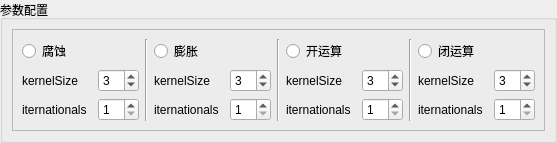
         <widget class="QWidget" name="parameter_page_5">
          <layout class="QHBoxLayout" name="horizontalLayout_7">
           <property name="spacing">
            <number>0</number>
           </property>
           <property name="leftMargin">
            <number>0</number>
           </property>
           <property name="topMargin">
            <number>0</number>
           </property>
           <property name="rightMargin">
            <number>0</number>
           </property>
           <property name="bottomMargin">
            <number>0</number>
           </property>
           <item>
            <widget class="QGroupBox" name="groupBox_5">
             <property name="title">
              <string>参数配置</string>
             </property>
             <layout class="QHBoxLayout" name="horizontalLayout_35">
              <item alignment="Qt::AlignVCenter">
               <widget class="QFrame" name="frame_9">
                <property name="frameShape">
                 <enum>QFrame::StyledPanel</enum>
                </property>
                <property name="frameShadow">
                 <enum>QFrame::Raised</enum>
                </property>
                <layout class="QHBoxLayout" name="horizontalLayout_33">
                 <item>
                  <layout class="QVBoxLayout" name="verticalLayout_36">
                   <item>
                    <widget class="QRadioButton" name="radioButton_dilate">
                     <property name="text">
                      <string>腐蚀</string>
                     </property>
                     <attribute name="buttonGroup">
                      <string notr="true">buttonGroup_4</string>
                     </attribute>
                    </widget>
                   </item>
                   <item>
                    <layout class="QGridLayout" name="gridLayout_4">
                     <item row="0" column="0">
                      <widget class="QLabel" name="label_39">
                       <property name="minimumSize">
                        <size>
                         <width>70</width>
                         <height>0</height>
                        </size>
                       </property>
                       <property name="maximumSize">
                        <size>
                         <width>70</width>
                         <height>16777215</height>
                        </size>
                       </property>
                       <property name="text">
                        <string>kernelSize</string>
                       </property>
                      </widget>
                     </item>
                     <item row="0" column="1">
                      <widget class="QSpinBox" name="spinBox_13">
                       <property name="minimum">
                        <number>1</number>
                       </property>
                       <property name="maximum">
                        <number>20</number>
                       </property>
                       <property name="value">
                        <number>3</number>
                       </property>
                      </widget>
                     </item>
                     <item row="1" column="0">
                      <widget class="QLabel" name="label_38">
                       <property name="minimumSize">
                        <size>
                         <width>70</width>
                         <height>0</height>
                        </size>
                       </property>
                       <property name="maximumSize">
                        <size>
                         <width>70</width>
                         <height>16777215</height>
                        </size>
                       </property>
                       <property name="text">
                        <string>iternationals</string>
                       </property>
                      </widget>
                     </item>
                     <item row="1" column="1">
                      <widget class="QSpinBox" name="spinBox_14">
                       <property name="minimum">
                        <number>1</number>
                       </property>
                       <property name="maximum">
                        <number>20</number>
                       </property>
                      </widget>
                     </item>
                    </layout>
                   </item>
                  </layout>
                 </item>
                 <item>
                  <widget class="Line" name="line_10">
                   <property name="orientation">
                    <enum>Qt::Vertical</enum>
                   </property>
                  </widget>
                 </item>
                 <item>
                  <layout class="QVBoxLayout" name="verticalLayout_37">
                   <item>
                    <widget class="QRadioButton" name="radioButton_etch">
                     <property name="text">
                      <string>膨胀</string>
                     </property>
                     <attribute name="buttonGroup">
                      <string notr="true">buttonGroup_4</string>
                     </attribute>
                    </widget>
                   </item>
                   <item>
                    <layout class="QGridLayout" name="gridLayout_5">
                     <item row="0" column="0">
                      <widget class="QLabel" name="label_40">
                       <property name="minimumSize">
                        <size>
                         <width>70</width>
                         <height>0</height>
                        </size>
                       </property>
                       <property name="maximumSize">
                        <size>
                         <width>70</width>
                         <height>16777215</height>
                        </size>
                       </property>
                       <property name="text">
                        <string>kernelSize</string>
                       </property>
                      </widget>
                     </item>
                     <item row="0" column="1">
                      <widget class="QSpinBox" name="spinBox_15">
                       <property name="minimum">
                        <number>1</number>
                       </property>
                       <property name="maximum">
                        <number>20</number>
                       </property>
                       <property name="value">
                        <number>3</number>
                       </property>
                      </widget>
                     </item>
                     <item row="1" column="0">
                      <widget class="QLabel" name="label_41">
                       <property name="minimumSize">
                        <size>
                         <width>70</width>
                         <height>0</height>
                        </size>
                       </property>
                       <property name="maximumSize">
                        <size>
                         <width>70</width>
                         <height>16777215</height>
                        </size>
                       </property>
                       <property name="text">
                        <string>iternationals</string>
                       </property>
                      </widget>
                     </item>
                     <item row="1" column="1">
                      <widget class="QSpinBox" name="spinBox_16">
                       <property name="minimum">
                        <number>1</number>
                       </property>
                       <property name="maximum">
                        <number>20</number>
                       </property>
                      </widget>
                     </item>
                    </layout>
                   </item>
                  </layout>
                 </item>
                 <item>
                  <widget class="Line" name="line_11">
                   <property name="orientation">
                    <enum>Qt::Vertical</enum>
                   </property>
                  </widget>
                 </item>
                 <item>
                  <layout class="QVBoxLayout" name="verticalLayout_38">
                   <item>
                    <widget class="QRadioButton" name="radioButton_open">
                     <property name="text">
                      <string>开运算</string>
                     </property>
                     <attribute name="buttonGroup">
                      <string notr="true">buttonGroup_4</string>
                     </attribute>
                    </widget>
                   </item>
                   <item>
                    <layout class="QGridLayout" name="gridLayout_6">
                     <item row="1" column="0">
                      <widget class="QLabel" name="label_43">
                       <property name="minimumSize">
                        <size>
                         <width>70</width>
                         <height>0</height>
                        </size>
                       </property>
                       <property name="maximumSize">
                        <size>
                         <width>70</width>
                         <height>16777215</height>
                        </size>
                       </property>
                       <property name="text">
                        <string>iternationals</string>
                       </property>
                      </widget>
                     </item>
                     <item row="1" column="1">
                      <widget class="QSpinBox" name="spinBox_18">
                       <property name="minimum">
                        <number>1</number>
                       </property>
                       <property name="maximum">
                        <number>20</number>
                       </property>
                      </widget>
                     </item>
                     <item row="0" column="0">
                      <widget class="QLabel" name="label_42">
                       <property name="minimumSize">
                        <size>
                         <width>70</width>
                         <height>0</height>
                        </size>
                       </property>
                       <property name="maximumSize">
                        <size>
                         <width>70</width>
                         <height>16777215</height>
                        </size>
                       </property>
                       <property name="text">
                        <string>kernelSize</string>
                       </property>
                      </widget>
                     </item>
                     <item row="0" column="1">
                      <widget class="QSpinBox" name="spinBox_17">
                       <property name="minimum">
                        <number>1</number>
                       </property>
                       <property name="maximum">
                        <number>20</number>
                       </property>
                       <property name="value">
                        <number>3</number>
                       </property>
                      </widget>
                     </item>
                    </layout>
                   </item>
                  </layout>
                 </item>
                 <item>
                  <widget class="Line" name="line_12">
                   <property name="orientation">
                    <enum>Qt::Vertical</enum>
                   </property>
                  </widget>
                 </item>
                 <item>
                  <layout class="QVBoxLayout" name="verticalLayout_39">
                   <item>
                    <widget class="QRadioButton" name="radioButton_close">
                     <property name="text">
                      <string>闭运算</string>
                     </property>
                     <attribute name="buttonGroup">
                      <string notr="true">buttonGroup_4</string>
                     </attribute>
                    </widget>
                   </item>
                   <item>
                    <layout class="QGridLayout" name="gridLayout_7">
                     <item row="0" column="0">
                      <widget class="QLabel" name="label_44">
                       <property name="minimumSize">
                        <size>
                         <width>70</width>
                         <height>0</height>
                        </size>
                       </property>
                       <property name="maximumSize">
                        <size>
                         <width>70</width>
                         <height>16777215</height>
                        </size>
                       </property>
                       <property name="text">
                        <string>kernelSize</string>
                       </property>
                      </widget>
                     </item>
                     <item row="0" column="1">
                      <widget class="QSpinBox" name="spinBox_19">
                       <property name="minimum">
                        <number>1</number>
                       </property>
                       <property name="maximum">
                        <number>20</number>
                       </property>
                       <property name="value">
                        <number>3</number>
                       </property>
                      </widget>
                     </item>
                     <item row="1" column="0">
                      <widget class="QLabel" name="label_45">
                       <property name="minimumSize">
                        <size>
                         <width>70</width>
                         <height>0</height>
                        </size>
                       </property>
                       <property name="maximumSize">
                        <size>
                         <width>70</width>
                         <height>16777215</height>
                        </size>
                       </property>
                       <property name="text">
                        <string>iternationals</string>
                       </property>
                      </widget>
                     </item>
                     <item row="1" column="1">
                      <widget class="QSpinBox" name="spinBox_20">
                       <property name="minimum">
                        <number>1</number>
                       </property>
                       <property name="maximum">
                        <number>20</number>
                       </property>
                      </widget>
                     </item>
                    </layout>
                   </item>
                  </layout>
                 </item>
                </layout>
               </widget>
              </item>
             </layout>
            </widget>
           </item>
          </layout>
         </widget>
